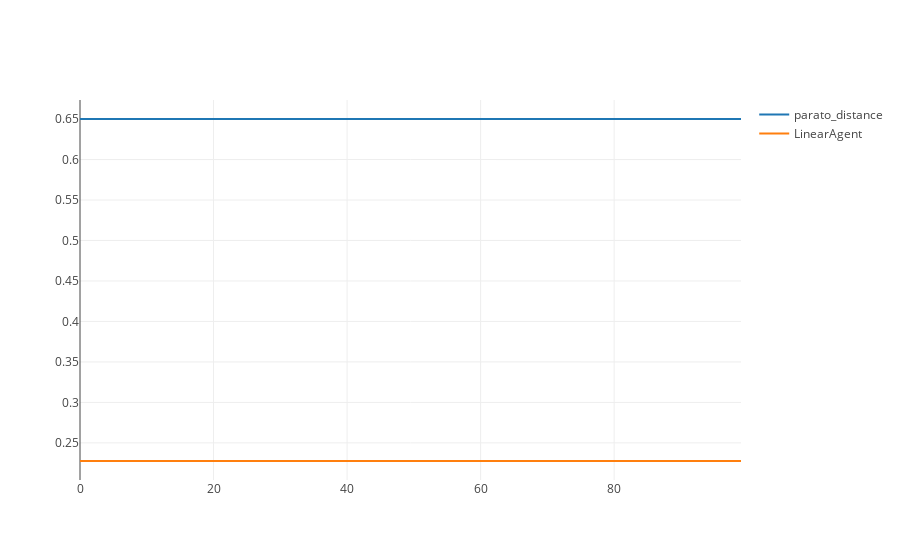

The cell this chart's notebook holds for it:
### Code cell
from plotly.offline import iplot, init_notebook_mode
import plotly.plotly as py
from plotly.graph_objs import Scatter, Data


init_notebook_mode(connected=True) 

trace0 = Scatter(
    x=left,
    y=parato,
    name="parato_distance"
)

trace1 = Scatter(
    x=left,
    y=linear,
    name="LinearAgent"
)

data = Data([trace0, trace1])
# data = Data([trace0])
unique_url = iplot(data, filename = 'basic-line')
